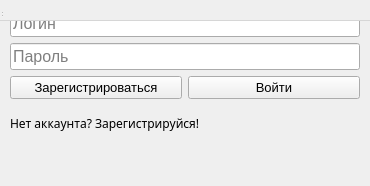
<?xml version="1.0" encoding="UTF-8"?>
<ui version="4.0">
 <class>MainWindow</class>
 <widget class="QWidget" name="MainWindow">
  <property name="geometry">
   <rect>
    <x>0</x>
    <y>0</y>
    <width>370</width>
    <height>186</height>
   </rect>
  </property>
  <property name="windowTitle">
   <string>MainWindow</string>
  </property>
  <widget class="QWidget" name="centralwidget" native="true">
   <property name="geometry">
    <rect>
     <x>0</x>
     <y>0</y>
     <width>370</width>
     <height>151</height>
    </rect>
   </property>
   <widget class="QWidget" name="layoutWidget">
    <property name="geometry">
     <rect>
      <x>10</x>
      <y>10</y>
      <width>350</width>
      <height>131</height>
     </rect>
    </property>
    <layout class="QGridLayout" name="gridLayout">
     <item row="0" column="0" colspan="2">
      <widget class="QLineEdit" name="Login">
       <property name="font">
        <font>
         <pointsize>12</pointsize>
        </font>
       </property>
       <property name="cursor">
        <cursorShape>IBeamCursor</cursorShape>
       </property>
       <property name="text">
        <string/>
       </property>
       <property name="placeholderText">
        <string>Логин</string>
       </property>
      </widget>
     </item>
     <item row="2" column="0">
      <widget class="QPushButton" name="regist">
       <property name="font">
        <font>
         <family>MS Shell Dlg 2</family>
         <pointsize>10</pointsize>
        </font>
       </property>
       <property name="text">
        <string>Зарегистрироваться</string>
       </property>
      </widget>
     </item>
     <item row="2" column="1">
      <widget class="QPushButton" name="enter_in">
       <property name="font">
        <font>
         <pointsize>10</pointsize>
        </font>
       </property>
       <property name="text">
        <string>Войти</string>
       </property>
      </widget>
     </item>
     <item row="1" column="0" colspan="2">
      <widget class="QLineEdit" name="Password">
       <property name="font">
        <font>
         <pointsize>12</pointsize>
        </font>
       </property>
       <property name="cursor">
        <cursorShape>IBeamCursor</cursorShape>
       </property>
       <property name="placeholderText">
        <string>Пароль</string>
       </property>
      </widget>
     </item>
     <item row="3" column="0" colspan="2">
      <widget class="QLabel" name="label">
       <property name="font">
        <font>
         <family>MS Reference Sans Serif</family>
        </font>
       </property>
       <property name="text">
        <string>Нет аккаунта? Зарегистрируйся!</string>
       </property>
      </widget>
     </item>
    </layout>
   </widget>
  </widget>
  <widget class="QMenuBar" name="menubar">
   <property name="geometry">
    <rect>
     <x>0</x>
     <y>0</y>
     <width>370</width>
     <height>21</height>
    </rect>
   </property>
  </widget>
  <widget class="QStatusBar" name="statusbar">
   <property name="geometry">
    <rect>
     <x>0</x>
     <y>0</y>
     <width>3</width>
     <height>18</height>
    </rect>
   </property>
  </widget>
 </widget>
 <resources/>
 <connections/>
</ui>
